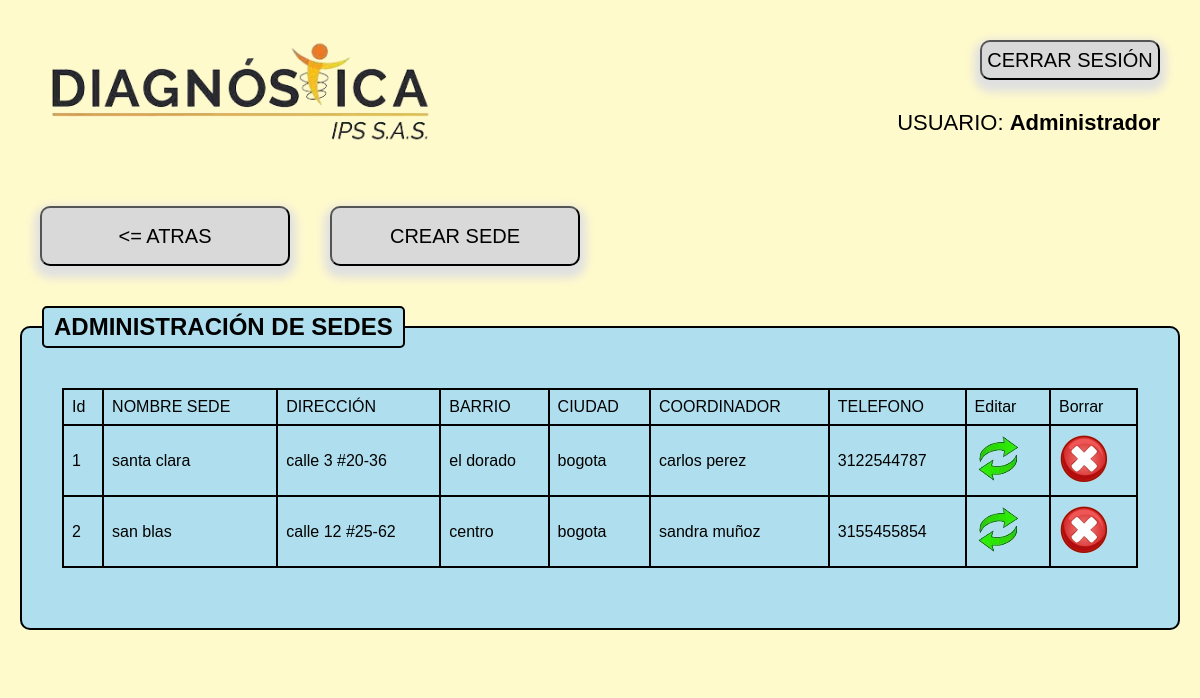
Page /usu_logistica/pedido_sedes/sedes.php (signed in) on the committed database.
### tables this page shows
CREATE TABLE `sedes` (
  `id` int(11) NOT NULL,
  `nombre_sede` varchar(250) NOT NULL,
  `direccion` varchar(250) NOT NULL,
  `barrio` varchar(250) NOT NULL,
  `ciudad` varchar(250) NOT NULL,
  `coordinador` varchar(250) NOT NULL,
  `telefono` varchar(30) NOT NULL
);

### usu_logistica/pedido_sedes/sedes.php (the view, shortened to what this page needs)
<!DOCTYPE html>
<html lang="es">
<head>
    <link rel="stylesheet" href="../../css/estilos_sedes.css" />
</head>
<body>
    <div class="container">
        <nav class="navbar">
            <img class="logo-adm" src="../../images/logo-adm.png" alt="logo">
            <ul class="nav pull-right">
                <li>
                    <form method="post" action="../../desconectar.php">
                        <button type="submit" class="cerrar_sesion">CERRAR SESIÓN</button>
                    </form>
                </li>
                <li class="Usuario">USUARIO: <strong><?php echo htmlspecialchars($_SESSION['user'], ENT_QUOTES, 'UTF-8'); ?></strong></li>
            </ul>
        </nav>
        <div class="row">
            <div class="container_btn">
                <form method="post" action="pedido_sedes.php">
                    <button type="submit" class="btn_atras"><= ATRAS</button>
                </form>
                <form method="post" action="crear_sede.php">
                    <button type="submit" class="btn_crear_sede">CREAR SEDE</button>
                </form>
            </div>
            <div class="col-xs-12">
                <div class="caption">
                    <fieldset>
                        <legend style="font-size: 18pt"><b>ADMINISTRACIÓN DE SEDES</b></legend>
                        <div class="well">
                            <div class="row">
                                <div class="col-xs-12">
                                    <?php
                                    require("../../connect_db.php");
                                    $sql = "SELECT * FROM sedes";
                                    $query = mysqli_query($mysqli, $sql);
                                    echo "<table class='table table-hover'>";
                                    echo "<tr class='warning'>";
                                    echo "<td>Id</td>";
                                    echo "<td>NOMBRE SEDE</td>";
                                    echo "<td>DIRECCIÓN</td>";
                                    echo "<td>BARRIO</td>";
                                    echo "<td>CIUDAD</td>";
                                    echo "<td>COORDINADOR</td>";
                                    echo "<td>TELEFONO</td>";
                                    echo "<td>Editar</td>";
                                    echo "<td>Borrar</td>";
                                    echo "</tr>";
                                    while ($arreglo = mysqli_fetch_array($query)) {
                                        echo "<tr class='success'>";
                                        echo "<td>$arreglo[0]</td>";
                                        echo "<td>$arreglo[1]</td>";
                                        echo "<td>$arreglo[2]</td>";
                                        echo "<td>$arreglo[3]</td>";
                                        echo "<td>$arreglo[4]</td>";
                                        echo "<td>$arreglo[5]</td>";
                                        echo "<td>$arreglo[6]</td>";
                                        echo "<td><a href='actualizar_sedes.php?id=$arreglo[0]'><img src='../../images/actualizar.png' class='img-rounded'></a></td>";
                                        echo "<td><a href='sedes.php?id=$arreglo[0]&idborrar=2'><img src='../../images/eliminar.png' class='img-rounded'/></a></td>";
                                        echo "</tr>";
                                    }
                                    echo "</table>";
                                    ?>
                                </div>
                            </div>
                        </div>
                    </fieldset>
                </div>
            </div>
        </div>
    </div>
</body>
</html>

### css/estilos_sedes.css (style rules this page uses)
* { margin: 0; padding: 0; box-sizing: border-box; }
body { font-family: Arial, sans-serif; background-color: #FFFACB; }
.container { background-color: #FFFACB; padding: 20px; }
.navbar { background-color:transparent; padding: 20px; margin-bottom: 10px; flex-direction: column; }
.navbar ul { list-style: none; display: flex; justify-content: flex-end; flex-direction: column; align-items: flex-end; }
.navbar ul li { margin-left: 10px; }
.logo-adm { position:absolute; width: 400px; }
.cerrar_sesion { background-color: #D9D9D9; margin: 0px 0px 30px 90px; width: 180px; height: 40px; border-radius: 10px; cursor: pointer; font-size: 20px; font-family:'Franklin Gothic Medium', 'Arial Narrow', Arial, sans-serif; box-shadow: 0 6px 10px 6px #e0e0e0; position: relative; }
.Usuario { color: black; font-size: 22px; }
.row { background-color:transparent; margin-bottom: 20px; }
.well { background-color: #afdfee; padding: 20px; border-radius: 20px; }
.container_btn { display: flex; }
.btn_crear_sede, .btn_atras { margin: 40px 20px; width: 250px; height: 60px; padding: 10px 20px; font-size: 20px; background-color: #D9D9D9; border-radius: 10px; font-family:'Franklin Gothic Medium', 'Arial Narrow', Arial, sans-serif; color: black; cursor: pointer; box-shadow: 0 6px 10px 6px #e0e0e0; }
fieldset { background-color: #afdfee; border: 2px solid black; padding: 20px; margin-bottom: 20px; border-radius: 10px; }
legend { background-color: #afdfee; font-size: 20px; color: black; padding: 5px 10px; border: 2px solid black; border-radius: 5px; }
.table { width: 100%; border-collapse: collapse; }
.table th, .table td { padding: 8px; border: 2px solid black; border-radius: 10px; }

### rows in the picture
sedes: id "1", nombre_sede "santa clara", direccion "calle 3 #20-36", barrio "el dorado", ciudad "bogota", coordinador "carlos perez", telefono "3122544787"
sedes: id "2", nombre_sede "san blas", direccion "calle 12 #25-62", barrio "centro", ciudad "bogota", coordinador "sandra muñoz", telefono "3155455854"

### other values in the picture
$_SESSION['user'] "Administrador"
